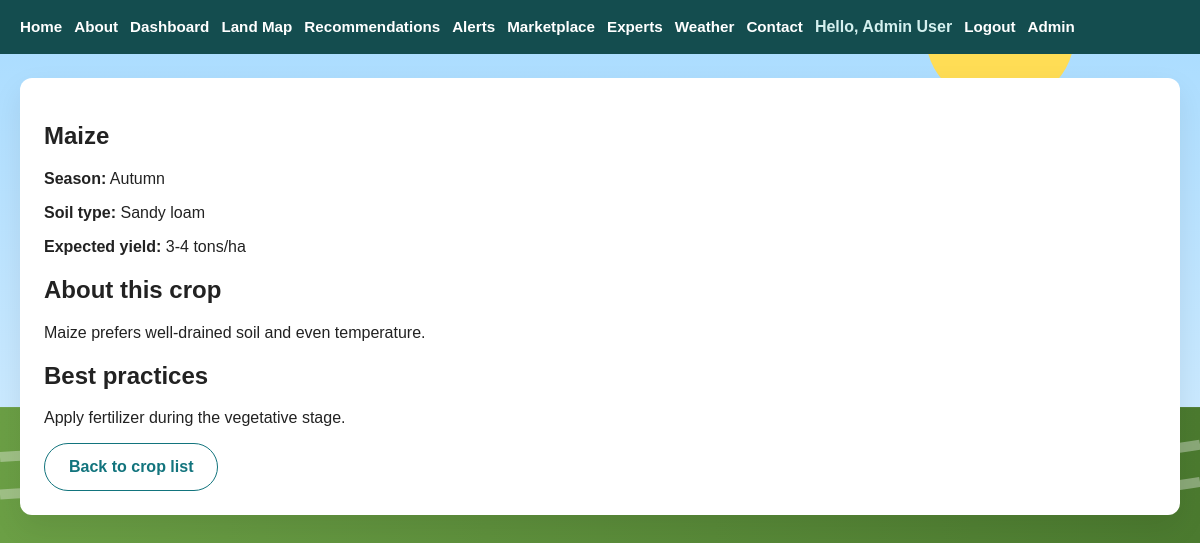
Screenshot of /modules/crops/crop-details.php?id=2 (signed in) with the database file from the repository.
### tables this page shows
CREATE TABLE IF NOT EXISTS crops (
  id INT AUTO_INCREMENT PRIMARY KEY,
  name VARCHAR(150) NOT NULL,
  season VARCHAR(100) NOT NULL,
  soil_type VARCHAR(100) NOT NULL,
  expected_yield VARCHAR(100) NOT NULL,
  description TEXT NOT NULL,
  tips TEXT DEFAULT NULL,
  created_at DATETIME NOT NULL DEFAULT CURRENT_TIMESTAMP
);

### modules/crops/crop-details.php (the view, shortened to what this page needs)
<?php
require_once __DIR__ . '/../../includes/db.php';
$cropId = intval($_GET['id'] ?? 0);
$crop = null;
if ($cropId > 0) {
    $stmt = $mysqli->prepare('SELECT id, name, season, soil_type, expected_yield, description, tips FROM crops WHERE id = ? LIMIT 1');
    $stmt->bind_param('i', $cropId);
    $stmt->execute();
    $result = $stmt->get_result();
    $crop = $result->fetch_assoc();
}
?>
<!DOCTYPE html>
<html lang="en">
<head>
    <link rel="stylesheet" href="../../assets/css/style.css">
    <link rel="stylesheet" href="../../assets/css/responsive.css">
</head>
<body>
    <?php include __DIR__ . '/../../includes/navbar.php'; ?>
    <main class="dashboard-page">
        <section class="dashboard-section">
            <?php if (!$crop) : ?>
                <h1>Crop not found</h1>
                <p>The crop profile you requested could not be found. Return to the crop list to view available profiles.</p>
                <a class="btn-secondary" href="crop-list.php">Back to crop list</a>
            <?php else : ?>
                <h1><?= htmlspecialchars($crop['name']) ?></h1>
                <p><strong>Season:</strong> <?= htmlspecialchars($crop['season']) ?></p>
                <p><strong>Soil type:</strong> <?= htmlspecialchars($crop['soil_type']) ?></p>
                <p><strong>Expected yield:</strong> <?= htmlspecialchars($crop['expected_yield']) ?></p>
                <h2>About this crop</h2>
                <p><?= nl2br(htmlspecialchars($crop['description'])) ?></p>
                <h2>Best practices</h2>
                <p><?= nl2br(htmlspecialchars($crop['tips'])) ?></p>
                <a class="btn-secondary" href="crop-list.php">Back to crop list</a>
            <?php endif; ?>
        </section>
    </main>
</body>
</html>

### assets/css/style.css (style rules this page uses)
body { font-family: Arial, sans-serif; margin: 0; padding: 0; background: #f3f7fb url('../images/backgrounds/agriculture-bg.svg') no-repeat center center / cover; color: #222; }
.dashboard-page { max-width: 1180px; margin: 24px auto; padding: 0 20px; }
.dashboard-section { background: #fff; border-radius: 12px; box-shadow: 0 12px 30px rgba(0,0,0,0.08); margin-bottom: 24px; padding: 24px; }
.btn-secondary, .btn-primary, .btn-back { display: inline-flex; align-items: center; justify-content: center; gap: 10px; padding: 14px 24px; border-radius: 999px; border: none; text-decoration: none; font-weight: 700; transition: transform .25s ease, box-shadow .25s ease, background .25s ease, color .25s ease; position: relative; overflow: hidden; }
.btn-secondary { border: 1px solid #12747d; background: #fff; color: #12747d; }
.btn-primary::after, .btn-secondary::after, .btn-back::after { content: ''; position: absolute; inset: 0; background: radial-gradient(circle at 20% 20%, rgba(255, 255, 255, 0.35), transparent 40%); opacity: 0; transition: opacity .3s ease; pointer-events: none; }

### rows the page displays
crops: name "Maize", season "Autumn", soil_type "Sandy loam", expected_yield "3-4 tons/ha", description "Maize prefers well-drained soil and even temperature.", tips "Apply fertilizer during the vegetative stage."

### other values shown
$_SESSION['user_name'] "Admin User"
